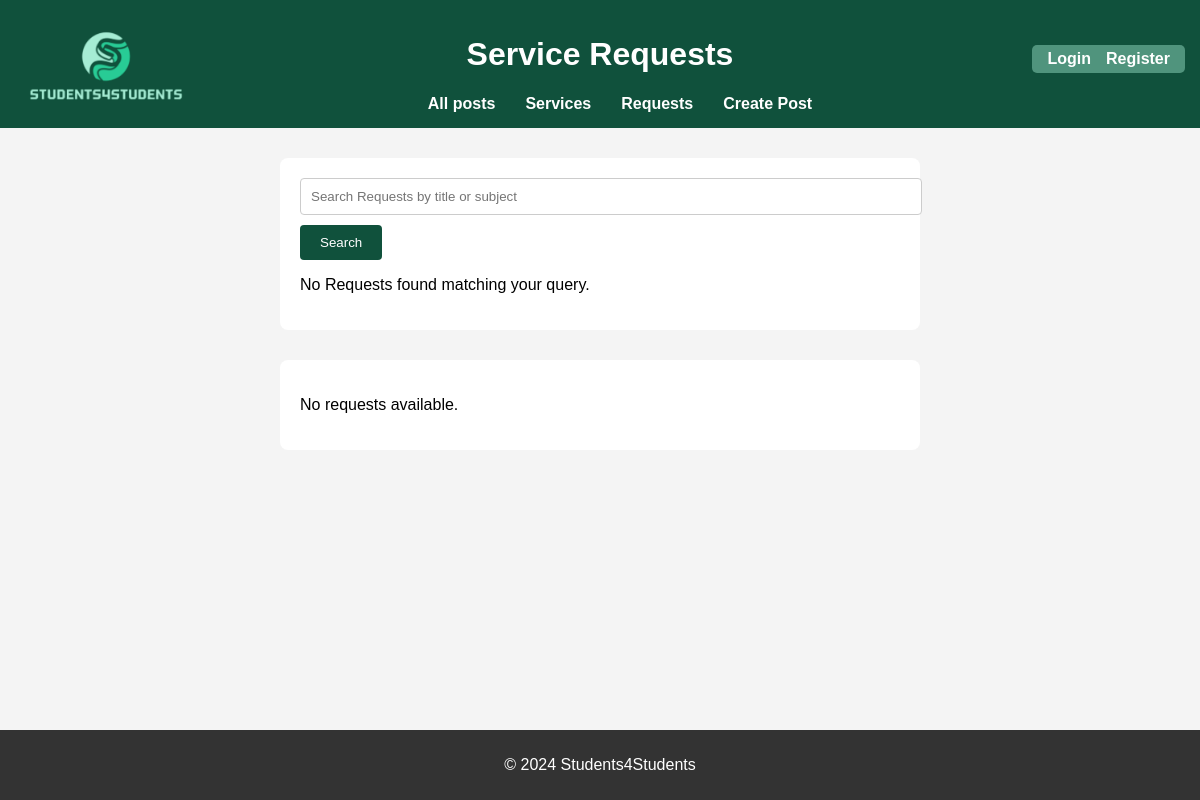
The page /requests on the database as committed earlier.
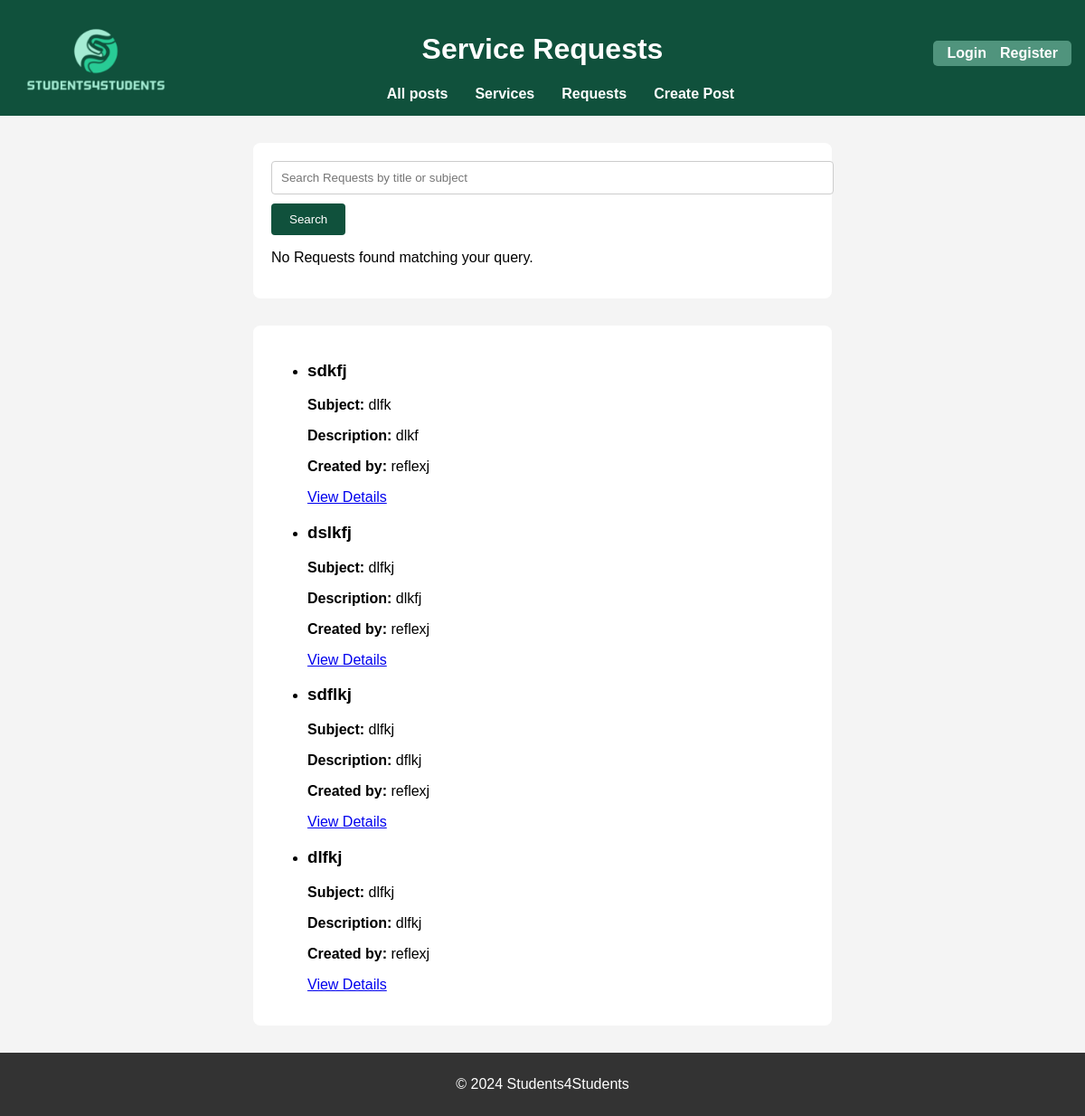
The same page on the database as committed later.
### app.py (models this page shows, shortened)
class RequestPost(db.Model):
    id = db.Column(db.Integer, primary_key=True)
    title = db.Column(db.String(100), nullable=False)
    description = db.Column(db.String(200), nullable=False)
    subject = db.Column(db.String(100), nullable=False)
    price = db.Column(db.String(100), nullable=False)
    additional_information = db.Column(db.String(200), nullable=True)
    contact =db.Column(db.String(100), nullable = False)
    user_id = db.Column(db.Integer, db.ForeignKey('user.id'), nullable=False)
    user = db.relationship('User', backref=db.backref('requests', lazy=True))

class User(db.Model, UserMixin):
    id = db.Column(db.Integer, primary_key=True)
    username = db.Column(db.String(150), unique=True, nullable=False)
    email = db.Column(db.String(150), unique=True, nullable=False)
    password = db.Column(db.String(150), nullable=False)
    posts = db.relationship('ServicePost', backref='user', lazy=True)

### app.py (the view)
@app.route('/requests')
def requests():
    requests = RequestPost.query.join(User).add_columns(User.username).all()
    return render_template('requests.html', requests=requests)

### templates/requests.html (shortened to what this page needs)
<!DOCTYPE html>
<html lang="en">
<head>
    <link rel="stylesheet" href="{{ url_for('static', filename='style.css') }}">
</head>
<body>
    <header>
        <a href="/">
            <img src="{{ url_for('static', filename='images/logo.png') }}" alt="Website Logo" id="logo">
        </a>
        <h1>Service Requests</h1>
        <nav>
            <ul>
                <li><a href="/allposts">All posts</a></li>
                <li><a href="/supply">Services</a></li>
                <li><a href="/requests">Requests</a></li>
                <li><a href="/createpost">Create Post</a></li>
            </ul>
        </nav>
        <section class="auth-links">
            {% if current_user.is_authenticated %}
                <a href="/profile">Your Profile</a>
                <a href="{{ url_for('logout') }}">Logout</a>
            {% else %}
                <a href="{{ url_for('login') }}">Login</a>
                <a href="{{ url_for('register') }}">Register</a>
            {% endif %}
        </section>
    </header>
    <main>
        <form method="get" action="{{ url_for('search_results_requests') }}">
            <input type="text" name="query" placeholder="Search Requests by title or subject" value="{{ request.args.get('query', '') }}">
            <button type="submit">Search</button>
            {% if results %}
            <ul>
                {% for post in results %}
                    <li>
                        <h3>{{ post.title }}</h3>
                        <p><strong>Subject:</strong> {{ post.subject }}</p>
                        <p><strong>Price:</strong> ${{ post.price }}</p>
                        <a href="{{ url_for('request_detail', request_id=post.id) }}">View Details</a>
                    </li>
                {% endfor %}
            </ul>
        {% else %}
            <p>No Requests found matching your query.</p>
        {% endif %}
        </form>
        <form>
            {% if requests %}
                <ul>
                    {% for request, username in requests %}
                        <li>
                            <h3>{{ request.title }}</h3>
                            <p><strong>Subject:</strong> {{ request.subject }}</p>
                            <p><strong>Description:</strong> {{ request.description }}</p>
                            <p><strong>Created by:</strong> {{ username }}</p>
                            <a href="{{ url_for('request_detail', request_id=request.id) }}">View Details</a>
                        </li>
                    {% endfor %}
                </ul>
            {% else %}
                <p>No requests available.</p>
            {% endif %}
        </form>
    </main>
    <footer>
        <p>&copy; 2024 Students4Students</p>
    </footer>
</body>
</html>

Rows that differ between the two databases and show on the page:
added RequestPost: title "sdkfj", subject "dlfk", description "dlkf", username "reflexj"
added RequestPost: title "dslkfj", subject "dlfkj", description "dlkfj", username "reflexj"
added RequestPost: title "sdflkj", subject "dlfkj", description "dflkj", username "reflexj"
added RequestPost: title "dlfkj", subject "dlfkj", description "dlfkj", username "reflexj"
Other text that changed with them:
text no longer shown: "No requests available."
